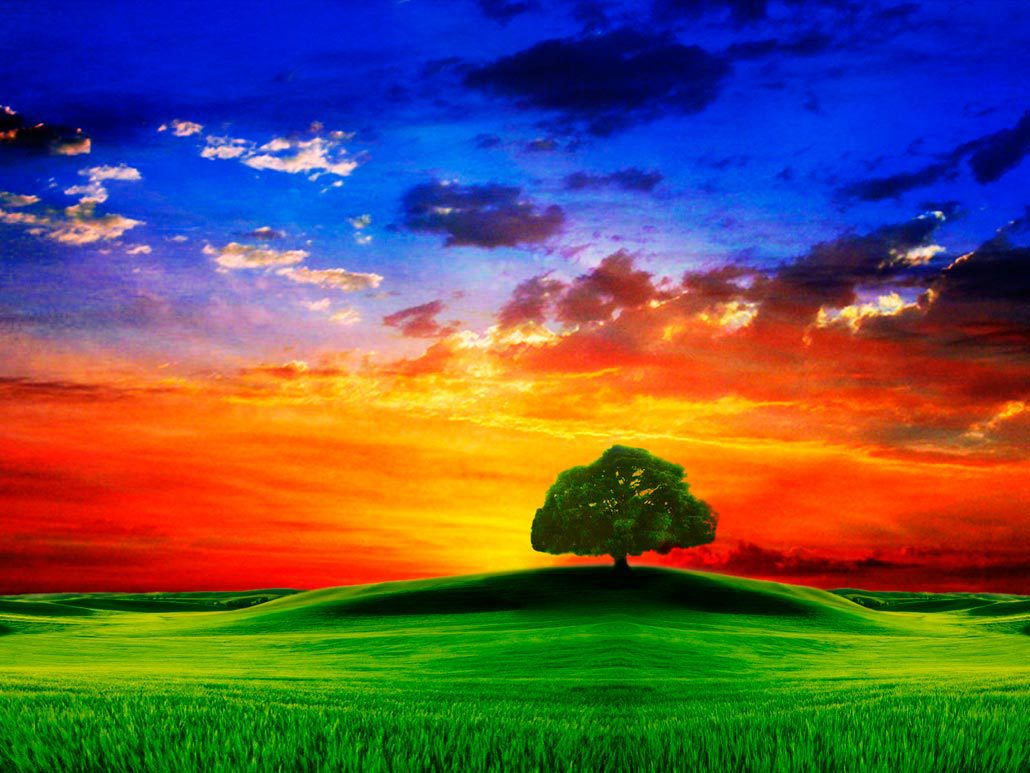
#> input picture priroda_kartinki_foto_03.jpg, 1030 x 773 px
$ python decrease_colors_photo.py
#> lines starting #> are read from the running program, lines starting #| are printed output that depends on the picture
#> the answer given: 3
import matplotlib.pyplot as plt
import numpy as np
from PIL import Image
from sklearn.cluster import KMeans


def change_image_colors(image_path, num_colors):
#> called with image_path = 'priroda_kartinki_foto_03.jpg', num_colors = 3
    img = Image.open(image_path)
#> img is the input picture: PIL image 1030x773 RGB; mean R, G, B 99, 86.6, 83.9
    img_array = np.array(img)

    h, w, _ = img_array.shape
#> h = 773; w = 1030

    pixels = img_array.reshape((-1, 3))

    kmeans = KMeans(n_clusters=num_colors)
    kmeans.fit(pixels)

    colors = kmeans.cluster_centers_.astype(int)

    labels = kmeans.labels_
    new_pixels = colors[labels].reshape((h, w, 3))

    new_img = Image.fromarray(new_pixels.astype('uint8'))
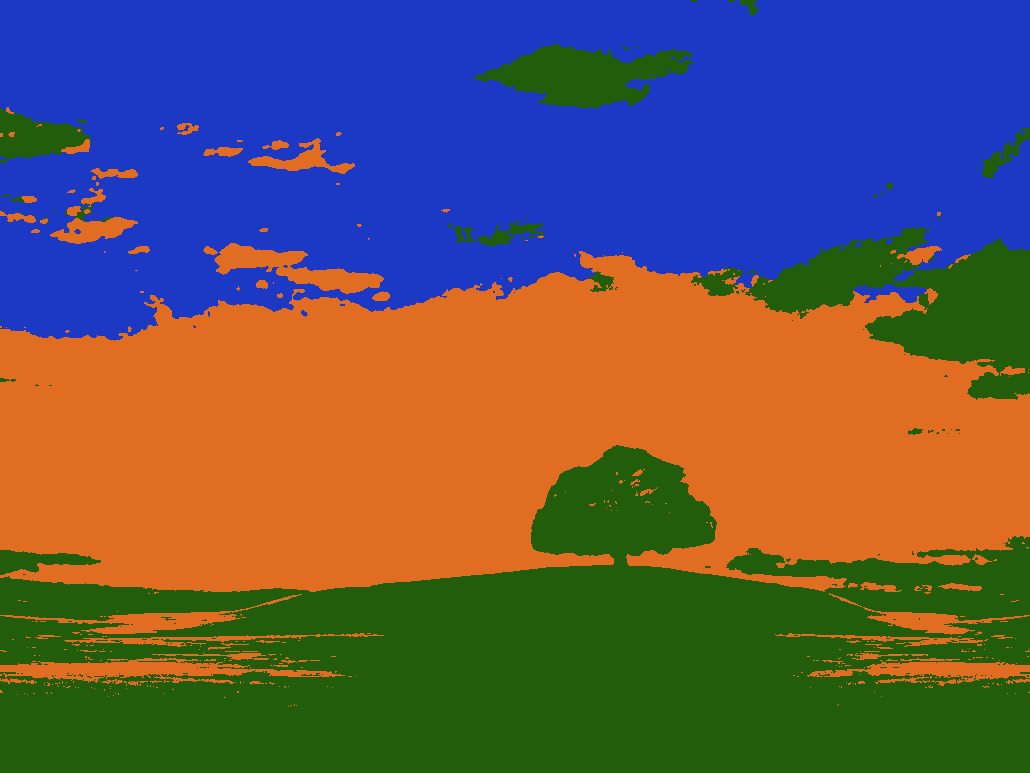
#> new_img: PIL image 1030x773 RGB; mean R, G, B 98.6, 86.2, 83.5
    return new_img


def main():
    image_path = "priroda_kartinki_foto_03.jpg"
    num_colors = int(input("Количество цветов:"))

    new_image = change_image_colors(image_path, num_colors)

    plt.figure(figsize=(10, 5))
    plt.subplot(1, 2, 1)
    plt.title('До')
    plt.imshow(Image.open(image_path))
    plt.axis('off')

    plt.subplot(1, 2, 2)
    plt.title(f'После ({num_colors} цветов)')
    plt.imshow(new_image)
    plt.axis('off')

    plt.show()
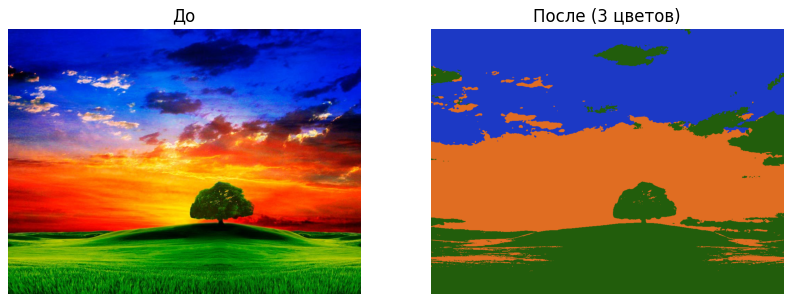
#> figure drawn by matplotlib, 2 panels


if __name__ == '__main__':
    main()

$ run again, with istockphoto-517188688-612x612.jpg copied over priroda_kartinki_foto_03.jpg
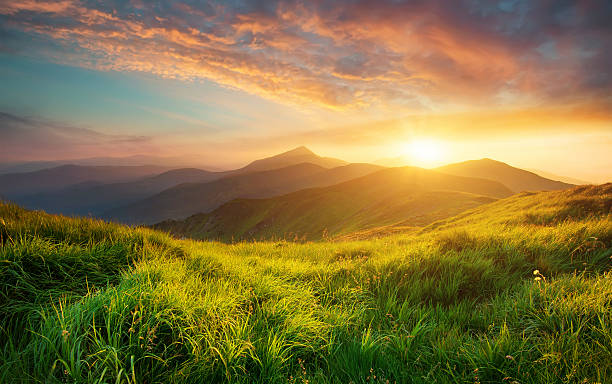
#> input picture istockphoto-517188688-612x612.jpg, 612 x 384 px
#> in change_image_colors, img is the input picture: PIL image 612x384 RGB; mean R, G, B 134.5, 117.5, 66.6
#> in change_image_colors, `new_img = Image.fromarray(new_pixels.astype('uint8'))`:
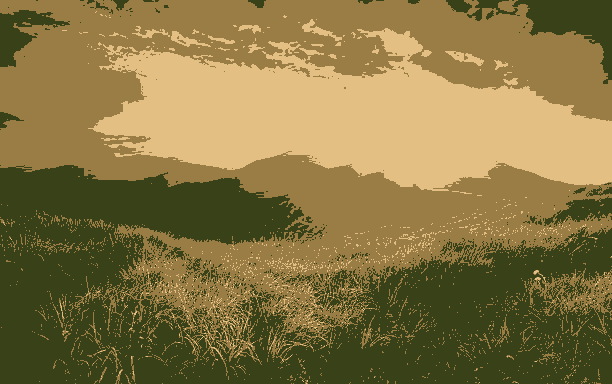
#> new_img: PIL image 612x384 RGB; mean R, G, B 134.1, 117.4, 66.1
#> in main, `plt.show()`:
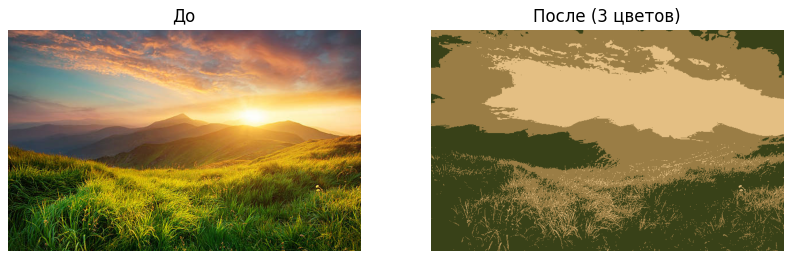
#> figure drawn by matplotlib, 2 panels

$ run again, with 123.jpeg copied over priroda_kartinki_foto_03.jpg
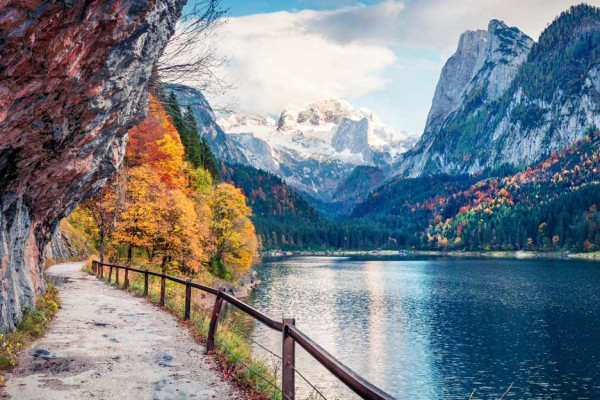
#> input picture 123.jpeg, 600 x 400 px
#> in change_image_colors, img is the input picture: PIL image 600x400 RGB; mean R, G, B 120.7, 128.7, 135.1
#> in change_image_colors, `new_img = Image.fromarray(new_pixels.astype('uint8'))`:
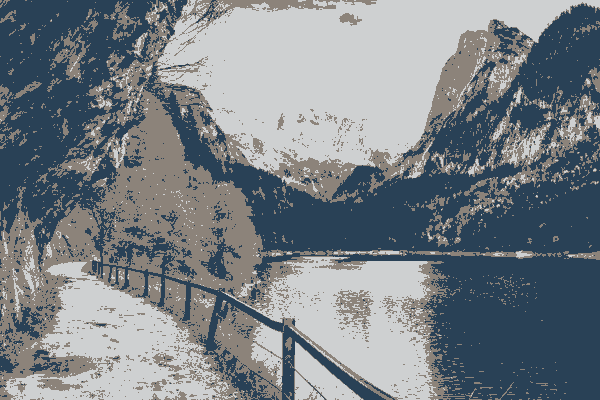
#> new_img: PIL image 600x400 RGB; mean R, G, B 120.5, 128.3, 134.6
#> in main, `plt.show()`:
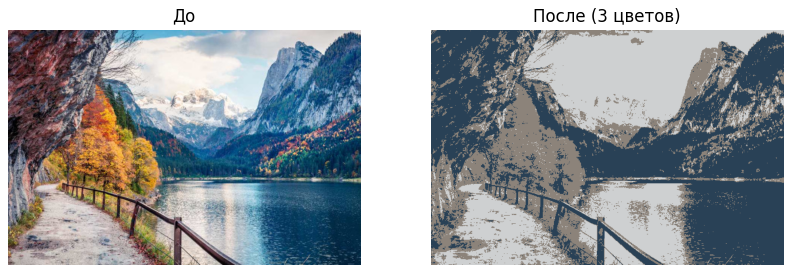
#> figure drawn by matplotlib, 2 panels

$ run again, with images.jpeg copied over priroda_kartinki_foto_03.jpg
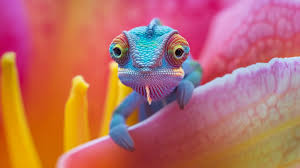
#> input picture images.jpeg, 300 x 168 px
#> in change_image_colors, img is the input picture: PIL image 300x168 RGB; mean R, G, B 185.6, 108.7, 101.2
#> in change_image_colors, `new_img = Image.fromarray(new_pixels.astype('uint8'))`:
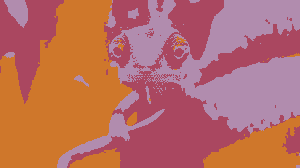
#> new_img: PIL image 300x168 RGB; mean R, G, B 185, 108.1, 100.5
#> in main, `plt.show()`:
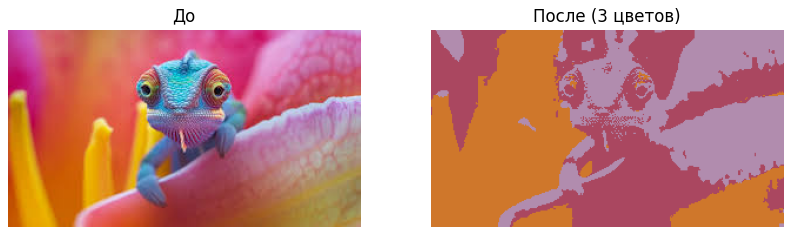
#> figure drawn by matplotlib, 2 panels
